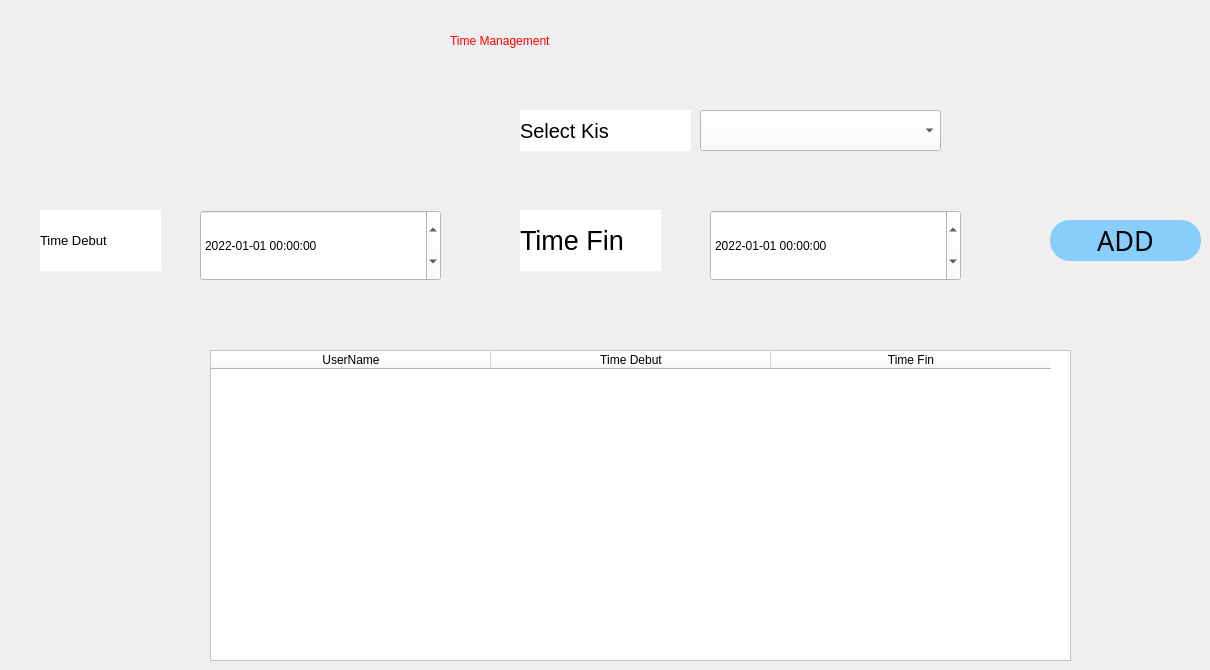
    <widget class="QWidget" name="tab_9">
     <attribute name="title">
      <string>time</string>
     </attribute>
     <widget class="QComboBox" name="comboBox_6">
      <property name="geometry">
       <rect>
        <x>700</x>
        <y>110</y>
        <width>241</width>
        <height>41</height>
       </rect>
      </property>
      <property name="styleSheet">
       <string notr="true">background-color:rgb(255, 255, 255)</string>
      </property>
     </widget>
     <widget class="QDateTimeEdit" name="dateTimeEdit_2">
      <property name="geometry">
       <rect>
        <x>710</x>
        <y>210</y>
        <width>251</width>
        <height>71</height>
       </rect>
      </property>
      <property name="styleSheet">
       <string notr="true">background-color:rgb(255, 255, 255)</string>
      </property>
      <property name="accelerated">
       <bool>true</bool>
      </property>
      <property name="showGroupSeparator" stdset="0">
       <bool>false</bool>
      </property>
      <property name="date">
       <date>
        <year>2022</year>
        <month>1</month>
        <day>1</day>
       </date>
      </property>
      <property name="displayFormat">
       <string>yyyy-MM-dd hh:mm:ss</string>
      </property>
     </widget>
     <widget class="QPushButton" name="time">
      <property name="geometry">
       <rect>
        <x>1050</x>
        <y>220</y>
        <width>151</width>
        <height>41</height>
       </rect>
      </property>
      <property name="font">
       <font>
        <family>MS PGothic</family>
        <pointsize>20</pointsize>
       </font>
      </property>
      <property name="styleSheet">
       <string notr="true">background-color:rgb(135,206,250);border-radius:20</string>
      </property>
      <property name="text">
       <string>ADD</string>
      </property>
     </widget>
     <widget class="QTableWidget" name="tableUsers_2">
      <property name="geometry">
       <rect>
        <x>210</x>
        <y>350</y>
        <width>861</width>
        <height>311</height>
       </rect>
      </property>
      <property name="styleSheet">
       <string notr="true">background-color:rgb(255, 255, 255)</string>
      </property>
      <attribute name="horizontalHeaderDefaultSectionSize">
       <number>280</number>
      </attribute>
      <column>
       <property name="text">
        <string>UserName</string>
       </property>
      </column>
      <column>
       <property name="text">
        <string>Time Debut</string>
       </property>
      </column>
      <column>
       <property name="text">
        <string>Time Fin</string>
       </property>
      </column>
     </widget>
     <widget class="QDateTimeEdit" name="dateTimeEdit_3">
      <property name="geometry">
       <rect>
        <x>200</x>
        <y>210</y>
        <width>241</width>
        <height>71</height>
       </rect>
      </property>
      <property name="styleSheet">
       <string notr="true">background-color:rgb(255, 255, 255)</string>
      </property>
      <property name="date">
       <date>
        <year>2022</year>
        <month>1</month>
        <day>1</day>
       </date>
      </property>
      <property name="displayFormat">
       <string>yyyy-MM-dd hh:mm:ss </string>
      </property>
      <property name="calendarPopup">
       <bool>false</bool>
      </property>
     </widget>
     <widget class="QLabel" name="label_29">
      <property name="geometry">
       <rect>
        <x>40</x>
        <y>210</y>
        <width>121</width>
        <height>61</height>
       </rect>
      </property>
      <property name="styleSheet">
       <string notr="true">background-color:rgb(255, 255, 255);font-size:10pt;
font: 75 12pt &quot;MS Shell Dlg 2&quot;;</string>
      </property>
      <property name="text">
       <string>Time Debut</string>
      </property>
     </widget>
     <widget class="QLabel" name="label_30">
      <property name="geometry">
       <rect>
        <x>520</x>
        <y>210</y>
        <width>141</width>
        <height>61</height>
       </rect>
      </property>
      <property name="styleSheet">
       <string notr="true">background-color:rgb(255, 255, 255);font-size:20pt;
font: 75 12pt &quot;MS Shell Dlg 2&quot;;</string>
      </property>
      <property name="text">
       <string>Time Fin</string>
      </property>
     </widget>
     <widget class="QLabel" name="label_28">
      <property name="geometry">
       <rect>
        <x>450</x>
        <y>20</y>
        <width>261</width>
        <height>41</height>
       </rect>
      </property>
      <property name="styleSheet">
       <string notr="true">color:rgb(255, 0, 0);
font: 18pt &quot;MS Shell Dlg 2&quot;;</string>
      </property>
      <property name="text">
       <string>Time Management</string>
      </property>
     </widget>
     <widget class="QLabel" name="label_37">
      <property name="geometry">
       <rect>
        <x>520</x>
        <y>110</y>
        <width>171</width>
        <height>41</height>
       </rect>
      </property>
      <property name="styleSheet">
       <string notr="true">background-color:rgb(255, 255, 255);
font: 15pt;</string>
      </property>
      <property name="text">
       <string>Select Kis</string>
      </property>
     </widget>
    </widget>
